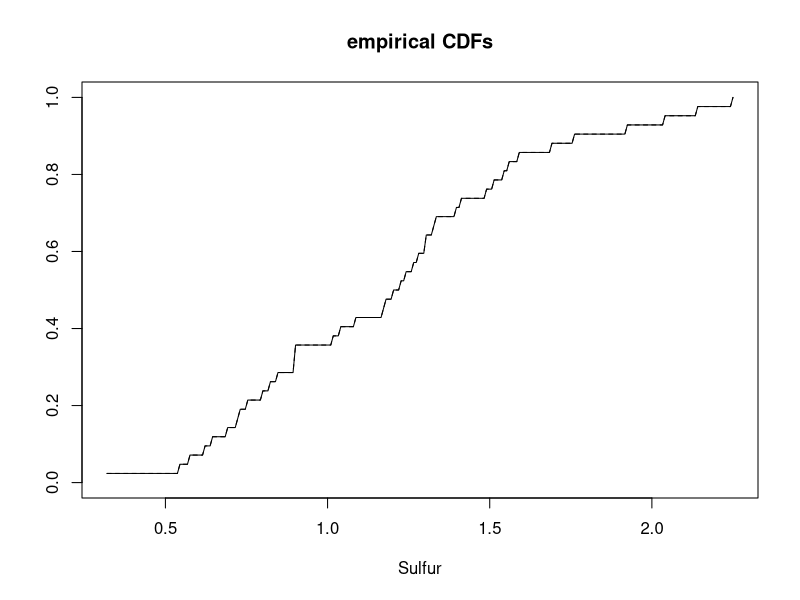

R code for this plot: (Note: this script raises an error after producing the figure.)
library(mixtools)
set.seed(100)
y <- matrix(rpois(70, 6), 10, 7)
y <- 1:10
cuts <- c(2, 5, 7)
out1 <- makemultdata(y, cuts = cuts) #does not do any EM, simply split pop for later giving initial conditions to EM
out1 #return simply x$ = input i.e. y, while y is how many samples per split group

# The sulfur content of the coal seams in Texas
A <- c(1.51, 1.92, 1.08, 2.04, 2.14, 1.76, 1.17)
B <- c(1.69, 0.64, .9, 1.41, 1.01, .84, 1.28, 1.59)
C <- c(1.56, 1.22, 1.32, 1.39, 1.33, 1.54, 1.04, 2.25, 1.49)
D <- c(1.3, .75, 1.26, .69, .62, .9, 1.2, .32)
E <- c(.73, .8, .9, 1.24, .82, .72, .57, 1.18, .54, 1.3)
length(A)
length(B)
length(C)
length(D)
length(E)
dis.coal <- makemultdata(A, B, C, D, E,cuts = median(c(A, B, C, D, E)))
em.out <- multmixEM(dis.coal)
em.out[1:4]
dis.coal <- makemultdata(c(A, B, C, D, E),cuts = median(c(A, B, C, D, E)))
em.out <- multmixEM(dis.coal)
summary(em.out )
summary.mixEM(em.out)
em.out
print.mvnpEM(em.out)

compCDF(dis.coal$x, em.out$posterior, xlab="Sulfur", ylab="", main="empirical CDFs")
density.spEM(em.out)
plot(em.out)
em.out

median(c(A, B, C, D, E))
dis.coal <- makemultdata(c(A, B, C, D, E),cuts = 1.1)
em.out <- multmixEM(dis.coal)
em.out 
plot(c(A, B, C, D, E))



data(faithful)
attach(faithful)
waiting
hist(waiting, main="Time between Old Faithful eruptions",xlab="Minutes", ylab="", cex.main=1.5, cex.lab=1.5, cex.axis=1.4)
wait1 <- normalmixEM(waiting, lambda = .5, mu = c(55, 80), sigma = 5)
wait1 

mydata<-nAB_l[order(nAB_l)]
plot(mydata)
hist(mydata)

mod2<-normalmixEM(mydata,lambda=.5,mu=c(2400,2900),sigma=10)
plot(mod2,density=TRUE, cex.axis=1.4, cex.lab=1.4, cex.main=1.8)
mod3<-normalmixEM(mydata,lambda=.5,mu=c(2400,2700,2900),sigma=10)
plot(mod3,density=TRUE, cex.axis=1.4, cex.lab=1.4, cex.main=1.8)

myn<-100
res<-rep(0,myn)
myp<-0.3
for (j in 1:2)
  {
    for (i in 1:100000)
    {
      if (i==1){res<-rep(0,myn)}
      res<-res+rbinom(p=myp,n=myn,size=2)
    }
  if (j==1){obj<-hist(res);rangeres<-max(res)-min(res);mybreaks<-seq(min(res)-rangeres/5,max(res)+rangeres/5,round((max(res)-min(res))/20))}
  obj<-hist(res,breaks=mybreaks)
}
obj
range(res)
range(mybreaks)

totnAB<-sum(res)
res<-rmultinom(p=rep(1/myn,myn),size=totnAB,n=1)

hist(res)
